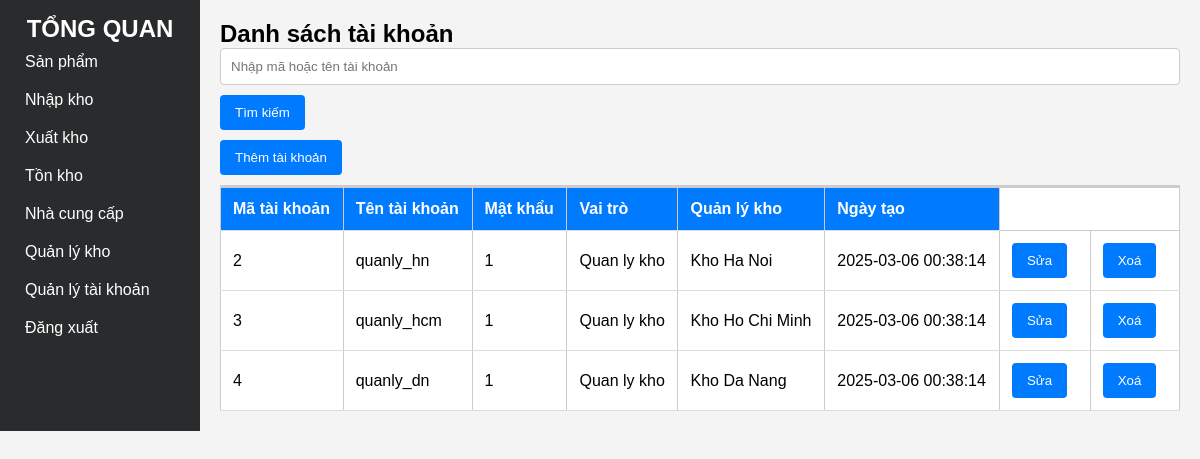
/components/account_management.php (signed in), run on the app's committed database.
### tables this page shows
CREATE TABLE `taikhoan` (
  `id` int(11) NOT NULL,
  `username` varchar(50) NOT NULL,
  `password` varchar(255) NOT NULL,
  `idVaiTro` int(11) NOT NULL,
  `idKho` int(11) DEFAULT NULL,
  `created_at` datetime DEFAULT current_timestamp()
);

CREATE TABLE `vaitro` (
  `id` int(11) NOT NULL,
  `tenVaiTro` varchar(50) NOT NULL
);

CREATE TABLE `kho` (
  `id` int(11) NOT NULL,
  `tenKho` varchar(255) NOT NULL,
  `diaChi` text NOT NULL
);

### role.php (called while the page is built, shortened)
<?php
    $sqlRole = "SELECT * FROM taikhoan WHERE username = '" . $_SESSION['username'] . "'";
    $resultRole = mysqli_query($conn, $sqlRole);
    $userRole = mysqli_fetch_assoc($resultRole);
?>

### components/account_management.php (the view, shortened to what this page needs)
<?php
include '../connection.php';
include "../role.php";
$search = "";
if (isset($_GET['search'])) {
    $search = $_GET['search'];
    $sql = "SELECT tk.id, tk.username, tk.password, vt.tenVaiTro, k.tenKho, tk.created_at FROM ((taikhoan tk INNER JOIN vaitro vt ON tk.idVaiTro = vt.id) INNER JOIN kho k ON tk.idKho = k.id) WHERE tk.username LIKE '%$search%' OR tk.id LIKE '%$search%'";
} else {
    $sql = "SELECT tk.id, tk.username, tk.password, vt.tenVaiTro, k.tenKho, tk.created_at FROM ((taikhoan tk INNER JOIN vaitro vt ON tk.idVaiTro = vt.id) INNER JOIN kho k ON tk.idKho = k.id)";
}
$result = mysqli_query($conn, $sql);
include "../role.php";
?>
<!DOCTYPE html>
<html lang="vi">
<head>
    <link rel="stylesheet" href="../styles.css">
</head>
<body>
<div class="container">
        <aside class="sidebar">
            <?php include "../sidebar.php" ?>
        </aside>
        <main class="main-content">
            <header>
            <h2>Danh sách tài khoản</h2>
                <form method="GET" action="">
                    <input type="text" name="search" placeholder="Nhập mã hoặc tên tài khoản" value="<?php echo $search; ?>">
                    <button type="submit" style="margin-top: 10px;">Tìm kiếm</button>
                </form>
                <?php if($userRole['idVaiTro'] == 1){?>
                    <a href="create_account_management.php"  name="add" ><button style="margin-top: 10px;">Thêm tài khoản</button></a>
                     <?php } ?>
            </header>
            <table>
                <thead>
                    <tr>
                        <th>Mã tài khoản</th>
                        <th>Tên tài khoản</th>
                        <th>Mật khẩu</th>
                        <th>Vai trò</th>
                        <th>Quản lý kho</th>
                        <th>Ngày tạo</th>
                    </tr>
                </thead>
                <?php while($row = mysqli_fetch_assoc($result)):    ?>
                    <tr>
                        <td><?php echo $row['id'];  ?></td>
                        <td><?php echo $row['username'];  ?></td>
                        <td><?php echo $row['password'];  ?></td>
                        <td><?php echo $row['tenVaiTro'];  ?></td>
                        <td><?php echo $row['tenKho'];  ?></td>
                        <td><?php echo $row['created_at'];  ?></td>
                        <?php
                           if ($userRole['idVaiTro'] == 1){ ?>
                            <td>
                                <form method='GET' action='update_account_management.php'>
                                    <button type='submit'>Sửa</button>
                                </form>
                            </td>
                            <td>
                                <button onclick="confirmDelete(<?= $row['id'] ?>)">Xoá</button>
                            </td>
                             <?php }
                             ?>
                    </tr>
                <?php endwhile; ?>
            </table>
        </main>
</body>
</html>

### styles.css (style rules this page uses)
* { box-sizing: border-box; margin: 0; padding: 0; }
body { font-family: Arial, sans-serif; margin: 0; padding: 0; background-color: #f4f4f4; }
.container { display: flex; }
.sidebar { width: 200px; background-color: #292b2c; color: #fff; padding: 15px; }
.main-content { flex: 1; padding: 20px; }
header { border-bottom: 2px solid #ccc; padding-bottom: 10px; }
table { width: 100%; border-collapse: collapse; }
table, th, td { border: 1px solid #ccc; }
th, td { padding: 10px; text-align: left; }
input[type="text"], input[type="number"], select { width: 100%; padding: 10px; border: 1px solid #ccc; border-radius: 4px; }
button { background-color: #007bff; color: white; border: none; padding: 10px 15px; border-radius: 4px; cursor: pointer; margin-right: 10px; }

### components/account_management.php (style rules this page uses)
table { width: 100%; border-collapse: collapse; background: white; }
th, td { padding: 12px; text-align: left; border-bottom: 1px solid #ddd; }
th { background-color: #007bff; color: white; }

### data on the page
taikhoan: id "2", username "quanly_hn", password "1", idVaiTro.tenVaiTro "Quan ly kho", idKho.tenKho "Kho Ha Noi", created_at "2025-03-06 00:38:14"
taikhoan: id "3", username "quanly_hcm", password "1", idVaiTro.tenVaiTro "Quan ly kho", idKho.tenKho "Kho Ho Chi Minh", created_at "2025-03-06 00:38:14"
taikhoan: id "4", username "quanly_dn", password "1", idVaiTro.tenVaiTro "Quan ly kho", idKho.tenKho "Kho Da Nang", created_at "2025-03-06 00:38:14"
